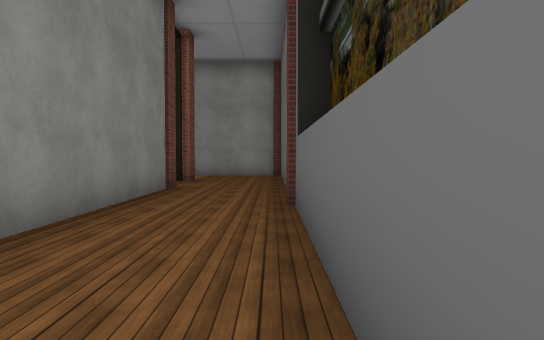
view 1 (above)

23 first-person views from a walk through a Unity game level. The camera is 1.3 m above the floor, tilts 2° down and sees 70° across. The floor is counted in squares, 2 m on a side. Each view is taken from the middle of a square. On the plan, view 1 faces up. The plan holds only what a view shows up to about 11 squares ahead; the rest is blank. The place goes on beyond the plan. The player character is not drawn. Some surface patterns are stand-ins.

view 2
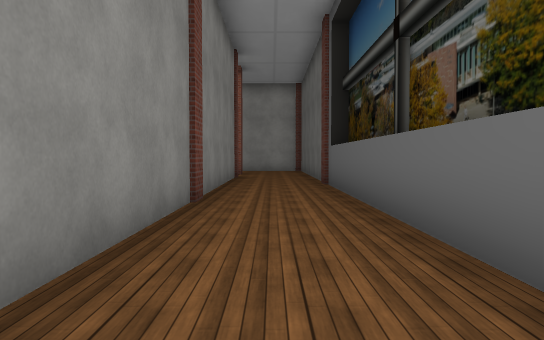

view 3
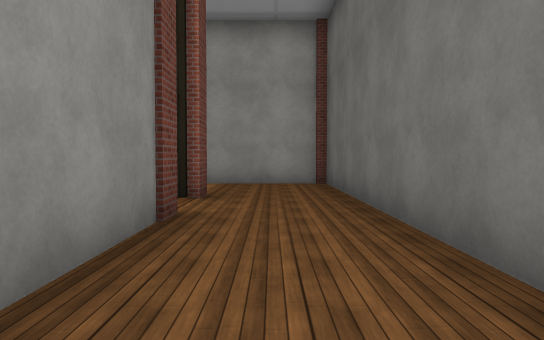

view 4
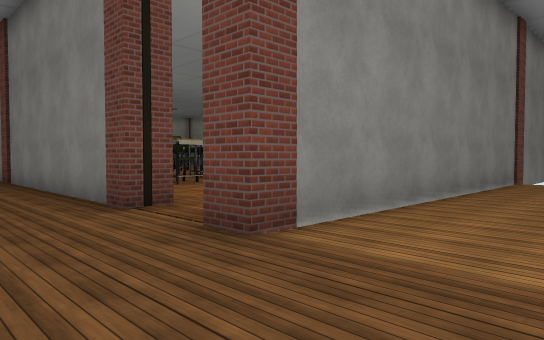

view 5
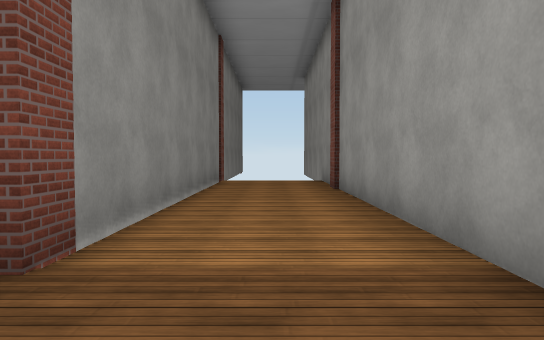

view 6
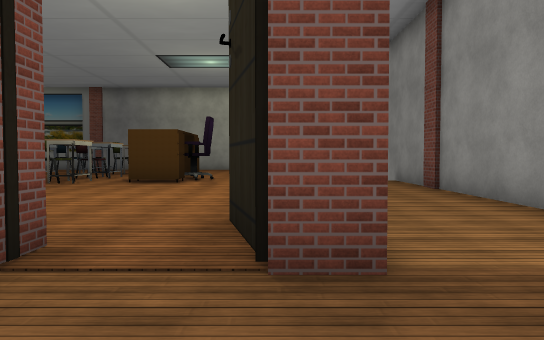

view 7
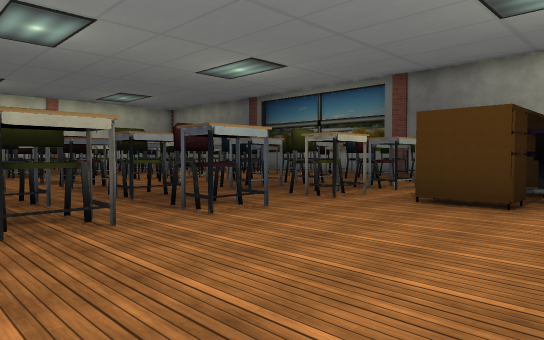

view 8
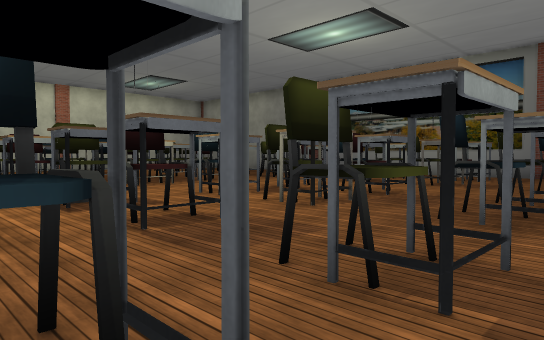

view 9
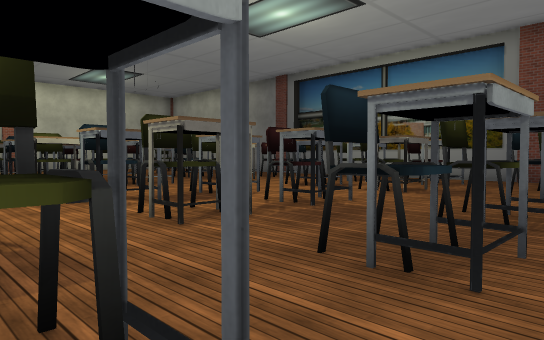

view 10
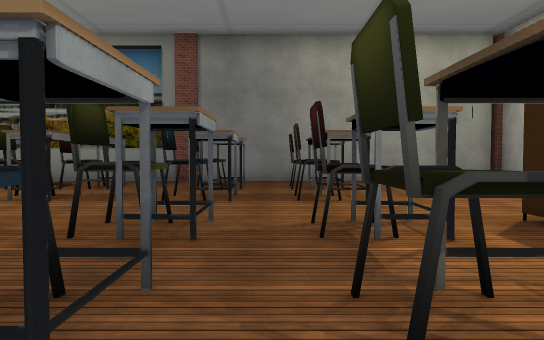

view 11
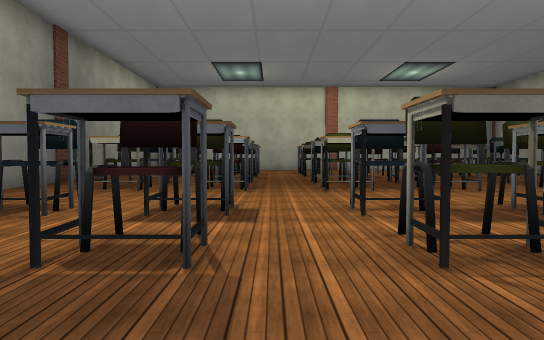

view 12
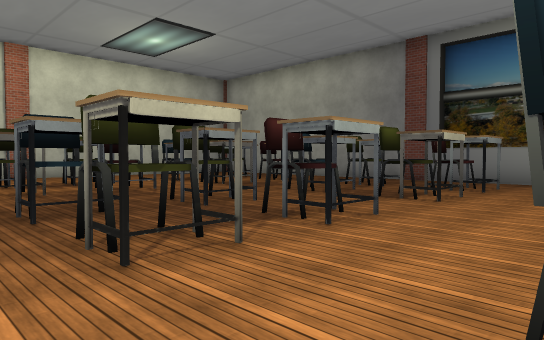

view 13
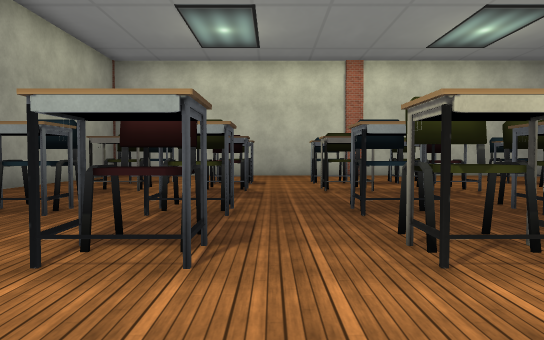

view 14
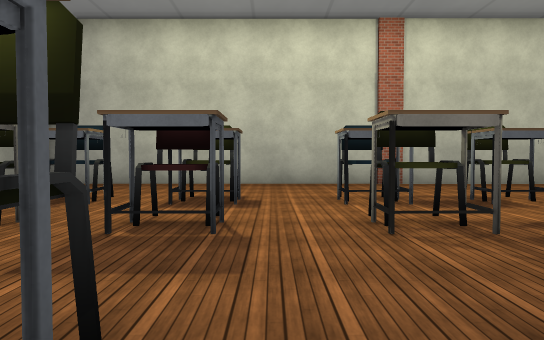

view 15
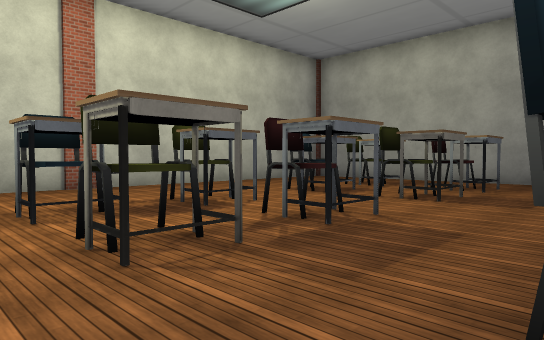

view 16
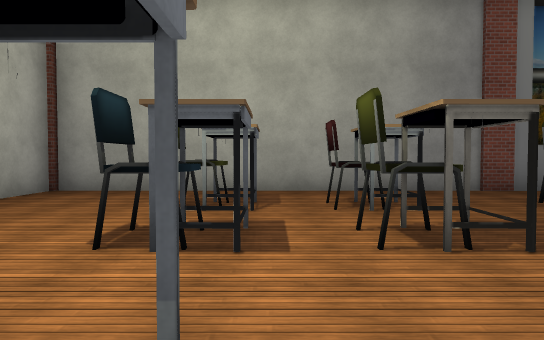

view 17
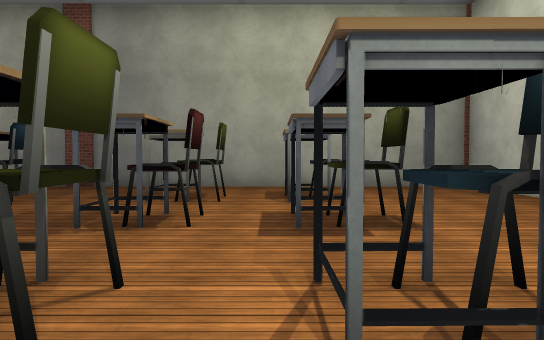

view 18
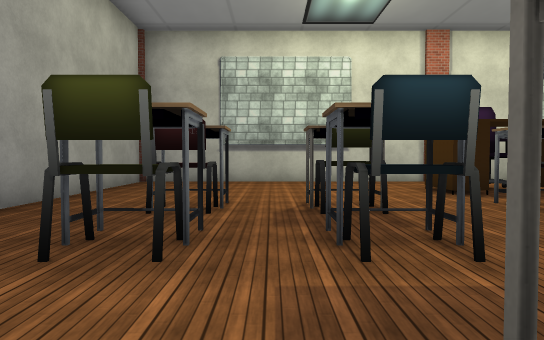

view 19
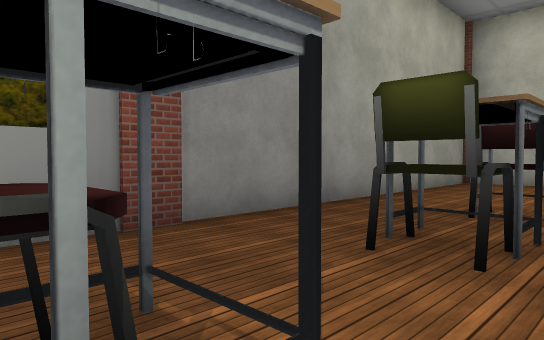

view 20
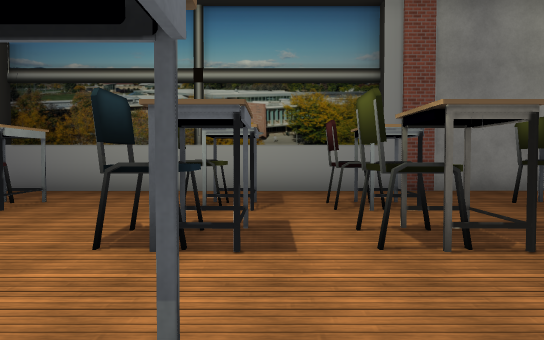

view 21
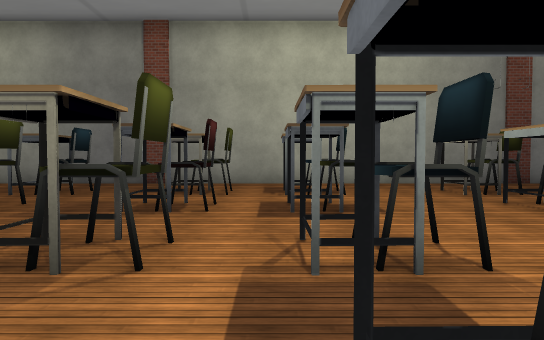

view 22
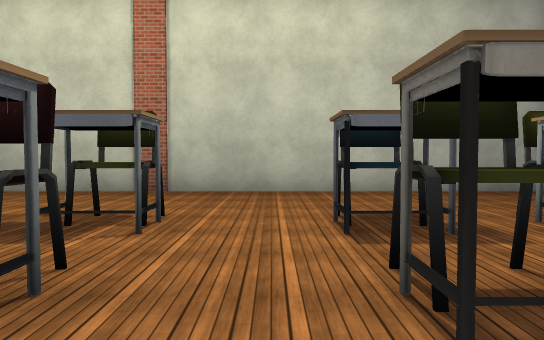

view 23
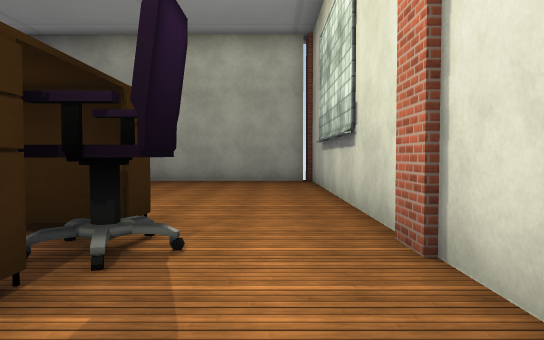

### Floor plan
Points are (right, up) in squares from view 1. A wall is a line through its corners. A room is listed if a view was taken in it or the views show most of it. See-through windows are left out.
Room 1 (views 1, 2, 3, 4, 5, 6)
walls: (0.3, -2.2) (0.3, 13.3) (-11, 13.3); (-2.8, 8.4) (-2.1, 8.4) (-2.1, -2.4); (-13.3, 10.6) (-3.4, 10.6)
ways out: opening at (-3, 9) to room 2
objects: other object (-3, 10)
Room 2 (views 7, 8, 9, 10, 11, 12, 13, 14, 15, 16, 17, 18, 19, 20, 21, 22, 23)
walls: (-9.9, -1.9) (-9.9, -1.1); (-10, 3.4) (-9.5, 3.4); (-9.9, 3.5) (-9.9, 2.7); (-10, 5.4) (-9.5, 5.4); (-9.9, 5.5) (-9.9, 4.7); (-9.9, -11.9) (-9.9, -11.1); (-11.2, 6.6) (-11.9, 6.6) (-11.9, 7.8) (-11.3, 7.8) (-11.3, 6.9); (-10, 7.8) (-9.3, 7.8) (-9.3, 6.5); (-8.9, 10.1) (-18.6, 10.1); (-18.4, 10.1) (-18.4, -15.2) (-2.7, -15.2) (-2.7, 5.6)
ways out: opening at (-3, 9) to room 1
objects: chair (-16, -12); chair (-16, -10); chair (-16, -7); chair (-16, -5); chair (-16, -2); chair (-16, 0); chair (-16, 3); chair (-16, 5); chair (-14, -12); chair (-14, -10); chair (-14, -7); chair (-14, -5); chair (-14, -2); chair (-14, 0); chair (-14, 3); chair (-14, 5); chair (-11, -12); chair (-11, -10); chair (-11, -7); chair (-11, -5); chair (-11, -2); chair (-11, 0); chair (-11, 3); chair (-11, 5); chair (-11, 8); chair (-9, -12); chair (-9, -10); chair (-9, -7); chair (-9, -5); chair (-9, -2); chair (-9, 0); chair (-9, 3); chair (-9, 5); chair (-7, -12); chair (-7, -10); chair (-7, -7); chair (-7, -5); chair (-7, -2); chair (-7, 0); chair (-7, 3); chair (-7, 5); chair (-5, -12); chair (-5, -10); chair (-5, -7); chair (-5, -5); chair (-5, -2); chair (-5, 0); chair (-5, 3); chair (-5, 5)

Positions as (right, up) in squares from view 1, and headings:
1: (0, 0), facing up
2: (-1, -4), facing up
3: (-1, 4), facing up
4: (0, 13), facing down-left
5: (0, 12), facing left
6: (0, 10), facing left
7: (-4, 9), facing down-left
8: (-5, 4), facing down-left
9: (-7, 4), facing down-left
10: (-8, 4), facing left
11: (-8, 3), facing down
12: (-8, -2), facing down-left
13: (-8, -2), facing down
14: (-8, -6), facing down
15: (-8, -7), facing down-left
16: (-11, -11), facing left
17: (-11, -11), facing right
18: (-15, 0), facing up
19: (-15, 0), facing up-left
20: (-11, -1), facing left
21: (-12, -1), facing right
22: (-13, -8), facing down
23: (-8, 9), facing left
